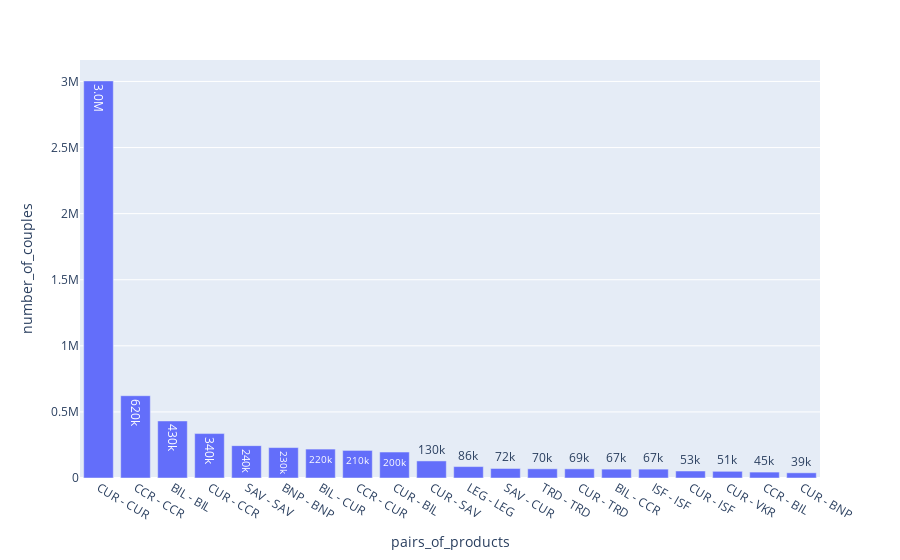

The notebook cell this image was saved under:
### Markdown cell above
### - Рисуем теперь график гистограмм по количеству продуктовых связок (частота миганий) уникальных по клиентам

### Code cell
fig = px.bar(for_chart.nlargest(20 , 'number_of_couples'), x='pairs_of_products', y='number_of_couples', text_auto='.2s') # Можно ввести кол-во, которое нужно посмотреть
fig.show()

### Figure 1 — Plotly figure (JSON) as saved in the notebook; plotly's stock layout.template omitted (floating-point values rounded to 4 significant figures)
{"data": [{"alignmentgroup": "True", "hovertemplate": "pairs_of_products=%{x}<br>number_of_couples=%{y}<extra></extra>", "legendgroup": "", "marker": {"color": "#636efa", "pattern": {"shape": ""}}, "name": "", "offsetgroup": "", "orientation": "v", "showlegend": false, "textposition": "auto", "texttemplate": "%{y:.2s}", "type": "bar", "x": ["CUR - CUR", "CCR - CCR", "BIL - BIL", "CUR - CCR", "SAV - SAV", "BNP - BNP", "BIL - CUR", "CCR - CUR", "CUR - BIL", "CUR - SAV", "LEG - LEG", "SAV - CUR", "TRD - TRD", "CUR - TRD", "BIL - CCR", "ISF - ISF", "CUR - ISF", "CUR - VKR", "CCR - BIL", "CUR - BNP"], "xaxis": "x", "y": [3004151, 622517, 431491, 336134, 244850, 230183, 218753, 208655, 196460, 129139, 86382, 72024, 69523, 69213, 67116, 67075, 52969, 50596, 44775, 39291], "yaxis": "y"}], "layout": {"barmode": "relative", "legend": {"tracegroupgap": 0}, "margin": {"t": 60}, "xaxis": {"anchor": "y", "domain": [0, 1], "title": {"text": "pairs_of_products"}}, "yaxis": {"anchor": "x", "domain": [0, 1], "title": {"text": "number_of_couples"}}}}
